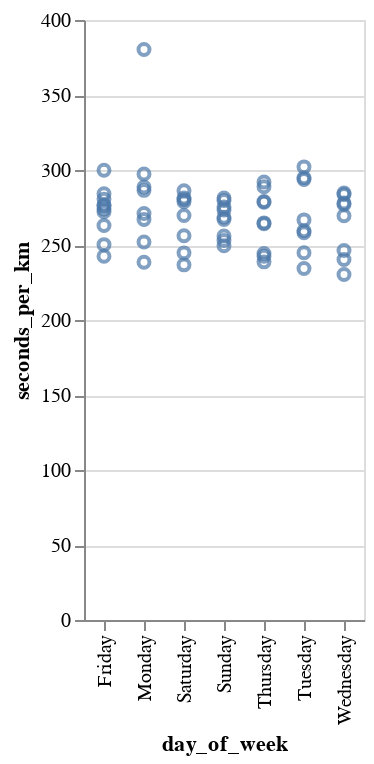

Source (notebook cell):
### Code cell
alt.Chart(df).mark_point().encode(
    # x,y,color,shape,size
    # x='seconds_per_km:Q',
    # y="day_of_week:N"
    alt.X('day_of_week'),
    alt.Y('seconds_per_km')
).interactive()

### Figure 1 — Vega-Lite specification as saved in the notebook (floating-point values rounded to 4 significant figures)
{"$schema": "https://vega.github.io/schema/vega-lite/v4.17.0.json", "config": {"view": {"continuousHeight": 300, "continuousWidth": 400}}, "data": {"name": "data-a70c642cf22640432d4dc423faecc8d5"}, "datasets": {"data-a70c642cf22640432d4dc423faecc8d5": [{"Unnamed: 0": 182, "avgPace(/meter)": 0.3787, "calories(kcal)": 71, "date": "2022-01-10 20:39", "day_of_week": "Monday", "distance(m)": 1191, "distance_rounded": 1, "maxPace(/meter)": 7.246, "minPace(/meter)": 0.2501, "seconds_per_km": 380.4, "speed_per_km": "06:20.35", "sportTime(s)": 453, "startTime": "2022-01-10T13:39:17+00:00", "type": 1}, {"Unnamed: 0": 178, "avgPace(/meter)": 0.2878, "calories(kcal)": 60, "date": "2022-01-13 16:23", "day_of_week": "Thursday", "distance(m)": 1004, "distance_rounded": 1, "maxPace(/meter)": 2.342, "minPace(/meter)": 0.1982, "seconds_per_km": 288.8, "speed_per_km": "04:48.84", "sportTime(s)": 290, "startTime": "2022-01-13T09:23:16+00:00", "type": 1}, {"Unnamed: 0": 176, "avgPace(/meter)": 0.2637, "calories(kcal)": 39, "date": "2022-02-03 17:41", "day_of_week": "Thursday", "distance(m)": 1001, "distance_rounded": 1, "maxPace(/meter)": 0.609, "minPace(/meter)": 0.1993, "seconds_per_km": 264.7, "speed_per_km": "04:24.74", "sportTime(s)": 265, "startTime": "2022-02-03T10:41:12+00:00", "type": 1}, {"Unnamed: 0": 172, "avgPace(/meter)": 0.2803, "calories(kcal)": 50, "date": "2022-02-05 18:46", "day_of_week": "Saturday", "distance(m)": 1006, "distance_rounded": 1, "maxPace(/meter)": 0.6911, "minPace(/meter)": 0.229, "seconds_per_km": 281.3, "speed_per_km": "04:41.31", "sportTime(s)": 283, "startTime": "2022-02-05T11:46:47+00:00", "type": 1}, {"Unnamed: 0": 169, "avgPace(/meter)": 0.2675, "calories(kcal)": 34, "date": "2022-02-06 18:36", "day_of_week": "Sunday", "distance(m)": 1013, "distance_rounded": 1, "maxPace(/meter)": 0.6361, "minPace(/meter)": 0.2325, "seconds_per_km": 268.5, "speed_per_km": "04:28.51", "sportTime(s)": 272, "startTime": "2022-02-06T11:36:48+00:00", "type": 1}, {"Unnamed: 0": 166, "avgPace(/meter)": 0.26, "calories(kcal)": 39, "date": "2022-02-11 18:49", "day_of_week": "Friday", "distance(m)": 1004, "distance_rounded": 1, "maxPace(/meter)": 0.788, "minPace(/meter)": 0.198, "seconds_per_km": 262.9, "speed_per_km": "04:22.95", "sportTime(s)": 264, "startTime": "2022-02-11T11:49:54+00:00", "type": 1}, {"Unnamed: 0": 163, "avgPace(/meter)": 0.2552, "calories(kcal)": 44, "date": "2022-02-12 18:25", "day_of_week": "Saturday", "distance(m)": 1011, "distance_rounded": 1, "maxPace(/meter)": 0.5571, "minPace(/meter)": 0.1928, "seconds_per_km": 256.2, "speed_per_km": "04:16.18", "sportTime(s)": 259, "startTime": "2022-02-12T11:25:02+00:00", "type": 1}, {"Unnamed: 0": 161, "avgPace(/meter)": 0.255, "calories(kcal)": 37, "date": "2022-02-13 18:09", "day_of_week": "Sunday", "distance(m)": 1000, "distance_rounded": 1, "maxPace(/meter)": 0.576, "minPace(/meter)": 0.194, "seconds_per_km": 256, "speed_per_km": "04:16.00", "sportTime(s)": 256, "startTime": "2022-02-13T11:09:12+00:00", "type": 1}, {"Unnamed: 0": 157, "avgPace(/meter)": 0.2854, "calories(kcal)": 43, "date": "2022-02-14 18:50", "day_of_week": "Monday", "distance(m)": 1002, "distance_rounded": 1, "maxPace(/meter)": 0.7446, "minPace(/meter)": 0.2587, "seconds_per_km": 286.4, "speed_per_km": "04:46.43", "sportTime(s)": 287, "startTime": "2022-02-14T11:50:09+00:00", "type": 1}, {"Unnamed: 0": 155, "avgPace(/meter)": 0.2827, "calories(kcal)": 60, "date": "2022-02-16 18:12", "day_of_week": "Wednesday", "distance(m)": 1001, "distance_rounded": 1, "maxPace(/meter)": 2.165, "minPace(/meter)": 0.1834, "seconds_per_km": 283.7, "speed_per_km": "04:43.72", "sportTime(s)": 284, "startTime": "2022-02-16T11:12:40+00:00", "type": 1}, {"Unnamed: 0": 152, "avgPace(/meter)": 0.2793, "calories(kcal)": 55, "date": "2022-03-05 07:10", "day_of_week": "Saturday", "distance(m)": 1006, "distance_rounded": 1, "maxPace(/meter)": 0.6154, "minPace(/meter)": 0.2083, "seconds_per_km": 280.3, "speed_per_km": "04:40.32", "sportTime(s)": 282, "startTime": "2022-03-05T00:10:22+00:00", "type": 1}, {"Unnamed: 0": 150, "avgPace(/meter)": 0.2796, "calories(kcal)": 47, "date": "2022-03-18 18:26", "day_of_week": "Friday", "distance(m)": 1005, "distance_rounded": 1, "maxPace(/meter)": 0.8749, "minPace(/meter)": 0.2372, "seconds_per_km": 280.6, "speed_per_km": "04:40.60", "sportTime(s)": 282, "startTime": "2022-03-18T11:26:11+00:00", "type": 1}, {"Unnamed: 0": 146, "avgPace(/meter)": 0.2964, "calories(kcal)": 57, "date": "2022-03-28 18:45", "day_of_week": "Monday", "distance(m)": 1046, "distance_rounded": 1, "maxPace(/meter)": 0.639, "minPace(/meter)": 0.2149, "seconds_per_km": 297.3, "speed_per_km": "04:57.32", "sportTime(s)": 311, "startTime": "2022-03-28T11:45:13+00:00", "type": 1}, {"Unnamed: 0": 144, "avgPace(/meter)": 0.3011, "calories(kcal)": 57, "date": "2022-03-29 19:02", "day_of_week": "Tuesday", "distance(m)": 1003, "distance_rounded": 1, "maxPace(/meter)": 0.6835, "minPace(/meter)": 0.2301, "seconds_per_km": 302.1, "speed_per_km": "05:2.09", "sportTime(s)": 303, "startTime": "2022-03-29T12:02:25+00:00", "type": 1}, {"Unnamed: 0": 142, "avgPace(/meter)": 0.2837, "calories(kcal)": 49, "date": "2022-03-30 18:52", "day_of_week": "Wednesday", "distance(m)": 1001, "distance_rounded": 1, "maxPace(/meter)": 0.4753, "minPace(/meter)": 0.1658, "seconds_per_km": 284.7, "speed_per_km": "04:44.72", "sportTime(s)": 285, "startTime": "2022-03-30T11:52:16+00:00", "type": 1}, {"Unnamed: 0": 140, "avgPace(/meter)": 0.27, "calories(kcal)": 48, "date": "2022-04-04 17:57", "day_of_week": "Monday", "distance(m)": 1000, "distance_rounded": 1, "maxPace(/meter)": 0.7117, "minPace(/meter)": 0.2248, "seconds_per_km": 271, "speed_per_km": "04:31.00", "sportTime(s)": 271, "startTime": "2022-04-04T10:57:56+00:00", "type": 1}, {"Unnamed: 0": 137, "avgPace(/meter)": 0.273, "calories(kcal)": 51, "date": "2022-04-08 18:39", "day_of_week": "Friday", "distance(m)": 1000, "distance_rounded": 1, "maxPace(/meter)": 0.6707, "minPace(/meter)": 0.2315, "seconds_per_km": 274, "speed_per_km": "04:34.00", "sportTime(s)": 274, "startTime": "2022-04-08T11:39:28+00:00", "type": 1}, {"Unnamed: 0": 134, "avgPace(/meter)": 0.2744, "calories(kcal)": 45, "date": "2022-04-10 18:41", "day_of_week": "Sunday", "distance(m)": 1006, "distance_rounded": 1, "maxPace(/meter)": 0.6873, "minPace(/meter)": 0.2137, "seconds_per_km": 275.3, "speed_per_km": "04:35.35", "sportTime(s)": 277, "startTime": "2022-04-10T11:41:58+00:00", "type": 1}, {"Unnamed: 0": 131, "avgPace(/meter)": 0.277, "calories(kcal)": 44, "date": "2022-04-13 17:48", "day_of_week": "Wednesday", "distance(m)": 1000, "distance_rounded": 1, "maxPace(/meter)": 0.7634, "minPace(/meter)": 0.2038, "seconds_per_km": 278, "speed_per_km": "04:38.00", "sportTime(s)": 278, "startTime": "2022-04-13T10:48:11+00:00", "type": 1}, {"Unnamed: 0": 128, "avgPace(/meter)": 0.2756, "calories(kcal)": 39, "date": "2022-04-15 16:54", "day_of_week": "Friday", "distance(m)": 1005, "distance_rounded": 1, "maxPace(/meter)": 0.7968, "minPace(/meter)": 0.244, "seconds_per_km": 276.6, "speed_per_km": "04:36.62", "sportTime(s)": 278, "startTime": "2022-04-15T09:54:21+00:00", "type": 1}, {"Unnamed: 0": 125, "avgPace(/meter)": 0.2939, "calories(kcal)": 62, "date": "2022-04-26 18:40", "day_of_week": "Tuesday", "distance(m)": 1201, "distance_rounded": 1, "maxPace(/meter)": 1.115, "minPace(/meter)": 0.1997, "seconds_per_km": 294.8, "speed_per_km": "04:54.75", "sportTime(s)": 354, "startTime": "2022-04-26T11:40:21+00:00", "type": 1}, {"Unnamed: 0": 123, "avgPace(/meter)": 0.2685, "calories(kcal)": 48, "date": "2022-04-27 18:31", "day_of_week": "Wednesday", "distance(m)": 1002, "distance_rounded": 1, "maxPace(/meter)": 0.6803, "minPace(/meter)": 0.2187, "seconds_per_km": 269.5, "speed_per_km": "04:29.46", "sportTime(s)": 270, "startTime": "2022-04-27T11:31:56+00:00", "type": 1}, {"Unnamed: 0": 121, "avgPace(/meter)": 0.2774, "calories(kcal)": 50, "date": "2022-04-28 17:37", "day_of_week": "Thursday", "distance(m)": 1002, "distance_rounded": 1, "maxPace(/meter)": 0.8052, "minPace(/meter)": 0.221, "seconds_per_km": 278.4, "speed_per_km": "04:38.44", "sportTime(s)": 279, "startTime": "2022-04-28T10:37:51+00:00", "type": 1}, {"Unnamed: 0": 119, "avgPace(/meter)": 0.2974, "calories(kcal)": 89, "date": "2022-04-29 18:01", "day_of_week": "Friday", "distance(m)": 1651, "distance_rounded": 1, "maxPace(/meter)": 1.217, "minPace(/meter)": 0.2073, "seconds_per_km": 299.8, "speed_per_km": "04:59.82", "sportTime(s)": 495, "startTime": "2022-04-29T11:01:29+00:00", "type": 1}, {"Unnamed: 0": 117, "avgPace(/meter)": 0.2803, "calories(kcal)": 41, "date": "2022-05-01 16:48", "day_of_week": "Sunday", "distance(m)": 1006, "distance_rounded": 1, "maxPace(/meter)": 0.8224, "minPace(/meter)": 0.2239, "seconds_per_km": 281.3, "speed_per_km": "04:41.31", "sportTime(s)": 283, "startTime": "2022-05-01T09:48:50+00:00", "type": 1}, {"Unnamed: 0": 112, "avgPace(/meter)": 0.2761, "calories(kcal)": 42, "date": "2022-05-04 18:52", "day_of_week": "Wednesday", "distance(m)": 1007, "distance_rounded": 1, "maxPace(/meter)": 0.6135, "minPace(/meter)": 0.2112, "seconds_per_km": 277.1, "speed_per_km": "04:37.06", "sportTime(s)": 279, "startTime": "2022-05-04T11:52:29+00:00", "type": 1}, {"Unnamed: 0": 110, "avgPace(/meter)": 0.291, "calories(kcal)": 52, "date": "2022-05-05 18:15", "day_of_week": "Thursday", "distance(m)": 1000, "distance_rounded": 1, "maxPace(/meter)": 0.7042, "minPace(/meter)": 0.216, "seconds_per_km": 292, "speed_per_km": "04:52.00", "sportTime(s)": 292, "startTime": "2022-05-05T11:15:38+00:00", "type": 1}, {"Unnamed: 0": 107, "avgPace(/meter)": 0.2712, "calories(kcal)": 47, "date": "2022-05-06 17:16", "day_of_week": "Friday", "distance(m)": 1003, "distance_rounded": 1, "maxPace(/meter)": 0.7022, "minPace(/meter)": 0.2276, "seconds_per_km": 272.2, "speed_per_km": "04:32.18", "sportTime(s)": 273, "startTime": "2022-05-06T10:16:48+00:00", "type": 1}, {"Unnamed: 0": 104, "avgPace(/meter)": 0.278, "calories(kcal)": 52, "date": "2022-05-07 16:47", "day_of_week": "Saturday", "distance(m)": 1040, "distance_rounded": 1, "maxPace(/meter)": 212, "minPace(/meter)": 0.2129, "seconds_per_km": 278.8, "speed_per_km": "04:38.85", "sportTime(s)": 290, "startTime": "2022-05-07T09:47:30+00:00", "type": 1}, {"Unnamed: 0": 102, "avgPace(/meter)": 0.279, "calories(kcal)": 56, "date": "2022-05-08 18:24", "day_of_week": "Sunday", "distance(m)": 1026, "distance_rounded": 1, "maxPace(/meter)": 225, "minPace(/meter)": 0.2221, "seconds_per_km": 279.7, "speed_per_km": "04:39.73", "sportTime(s)": 287, "startTime": "2022-05-08T11:24:19+00:00", "type": 1}, {"Unnamed: 0": 99, "avgPace(/meter)": 0.278, "calories(kcal)": 59, "date": "2022-05-12 18:36", "day_of_week": "Thursday", "distance(m)": 1007, "distance_rounded": 1, "maxPace(/meter)": 178, "minPace(/meter)": 0.1781, "seconds_per_km": 279.0, "speed_per_km": "04:39.05", "sportTime(s)": 281, "startTime": "2022-05-12T11:36:50+00:00", "type": 1}, {"Unnamed: 0": 96, "avgPace(/meter)": 0.283, "calories(kcal)": 55, "date": "2022-05-13 18:36", "day_of_week": "Friday", "distance(m)": 1024, "distance_rounded": 1, "maxPace(/meter)": 201, "minPace(/meter)": 0.2015, "seconds_per_km": 284.2, "speed_per_km": "04:44.18", "sportTime(s)": 291, "startTime": "2022-05-13T11:36:23+00:00", "type": 1}, {"Unnamed: 0": 92, "avgPace(/meter)": 0.273, "calories(kcal)": 51, "date": "2022-05-15 18:36", "day_of_week": "Sunday", "distance(m)": 1028, "distance_rounded": 1, "maxPace(/meter)": 197, "minPace(/meter)": 0.1974, "seconds_per_km": 273.3, "speed_per_km": "04:33.35", "sportTime(s)": 281, "startTime": "2022-05-15T11:36:24+00:00", "type": 1}, {"Unnamed: 0": 89, "avgPace(/meter)": 0.288, "calories(kcal)": 63, "date": "2022-05-16 18:31", "day_of_week": "Monday", "distance(m)": 1046, "distance_rounded": 1, "maxPace(/meter)": 210, "minPace(/meter)": 0.2106, "seconds_per_km": 288.7, "speed_per_km": "04:48.72", "sportTime(s)": 302, "startTime": "2022-05-16T11:31:34+00:00", "type": 1}, {"Unnamed: 0": 86, "avgPace(/meter)": 0.293, "calories(kcal)": 63, "date": "2022-05-17 18:15", "day_of_week": "Tuesday", "distance(m)": 1049, "distance_rounded": 1, "maxPace(/meter)": 237, "minPace(/meter)": 0.2227, "seconds_per_km": 293.6, "speed_per_km": "04:53.61", "sportTime(s)": 308, "startTime": "2022-05-17T11:15:00+00:00", "type": 1}, {"Unnamed: 0": 82, "avgPace(/meter)": 0.2841, "calories(kcal)": 50.03, "date": "2022-05-21 20:48", "day_of_week": "Saturday", "distance(m)": 1003, "distance_rounded": 1, "maxPace(/meter)": 0.6219, "minPace(/meter)": 0.2232, "seconds_per_km": 286.1, "speed_per_km": "04:46.14", "sportTime(s)": 287, "startTime": "2022-05-21T13:48:24+00:00", "type": 1}, {"Unnamed: 0": 79, "avgPace(/meter)": 0.265, "calories(kcal)": 44.08, "date": "2022-05-22 17:22", "day_of_week": "Sunday", "distance(m)": 1000, "distance_rounded": 1, "maxPace(/meter)": 0.815, "minPace(/meter)": 0.2136, "seconds_per_km": 267, "speed_per_km": "04:27.00", "sportTime(s)": 267, "startTime": "2022-05-22T10:22:47+00:00", "type": 1}, {"Unnamed: 0": 76, "avgPace(/meter)": 0.265, "calories(kcal)": 50.33, "date": "2022-05-23 18:46", "day_of_week": "Monday", "distance(m)": 1000, "distance_rounded": 1, "maxPace(/meter)": 0.668, "minPace(/meter)": 0.2187, "seconds_per_km": 267, "speed_per_km": "04:27.00", "sportTime(s)": 267, "startTime": "2022-05-23T11:46:59+00:00", "type": 1}, {"Unnamed: 0": 73, "avgPace(/meter)": 0.2647, "calories(kcal)": 44.15, "date": "2022-05-24 18:54", "day_of_week": "Tuesday", "distance(m)": 1001, "distance_rounded": 1, "maxPace(/meter)": 0.9251, "minPace(/meter)": 0.2227, "seconds_per_km": 266.7, "speed_per_km": "04:26.73", "sportTime(s)": 267, "startTime": "2022-05-24T11:54:01+00:00", "type": 1}, {"Unnamed: 0": 70, "avgPace(/meter)": 0.2353, "calories(kcal)": 40.81, "date": "2022-05-25 17:56", "day_of_week": "Wednesday", "distance(m)": 1003, "distance_rounded": 1, "maxPace(/meter)": 0.9066, "minPace(/meter)": 0.1197, "seconds_per_km": 240.3, "speed_per_km": "04:0.28", "sportTime(s)": 241, "startTime": "2022-05-25T10:56:04+00:00", "type": 1}, {"Unnamed: 0": 67, "avgPace(/meter)": 0.2622, "calories(kcal)": 53.12, "date": "2022-05-26 17:17", "day_of_week": "Thursday", "distance(m)": 1003, "distance_rounded": 1, "maxPace(/meter)": 0.558, "minPace(/meter)": 0.1968, "seconds_per_km": 264.2, "speed_per_km": "04:24.21", "sportTime(s)": 265, "startTime": "2022-05-26T10:17:38+00:00", "type": 1}, {"Unnamed: 0": 64, "avgPace(/meter)": 0.2742, "calories(kcal)": 43.04, "date": "2022-05-27 18:35", "day_of_week": "Friday", "distance(m)": 1003, "distance_rounded": 1, "maxPace(/meter)": 0.757, "minPace(/meter)": 0.2449, "seconds_per_km": 276.2, "speed_per_km": "04:36.17", "sportTime(s)": 277, "startTime": "2022-05-27T11:35:19+00:00", "type": 1}, {"Unnamed: 0": 61, "avgPace(/meter)": 0.2677, "calories(kcal)": 51.33, "date": "2022-05-28 17:39", "day_of_week": "Saturday", "distance(m)": 1005, "distance_rounded": 1, "maxPace(/meter)": 0.6452, "minPace(/meter)": 0.2224, "seconds_per_km": 269.7, "speed_per_km": "04:29.65", "sportTime(s)": 271, "startTime": "2022-05-28T10:39:29+00:00", "type": 1}, {"Unnamed: 0": 58, "avgPace(/meter)": 0.251, "calories(kcal)": 41, "date": "2022-05-29 18:19", "day_of_week": "Sunday", "distance(m)": 1000, "distance_rounded": 1, "maxPace(/meter)": 0.4274, "minPace(/meter)": 0.1839, "seconds_per_km": 253, "speed_per_km": "04:13.00", "sportTime(s)": 253, "startTime": "2022-05-29T11:19:12+00:00", "type": 1}, {"Unnamed: 0": 55, "avgPace(/meter)": 0.25, "calories(kcal)": 48.92, "date": "2022-05-30 18:55", "day_of_week": "Monday", "distance(m)": 1004, "distance_rounded": 1, "maxPace(/meter)": 0.4058, "minPace(/meter)": 0.1746, "seconds_per_km": 252.0, "speed_per_km": "04:11.99", "sportTime(s)": 253, "startTime": "2022-05-30T11:55:16+00:00", "type": 1}, {"Unnamed: 0": 52, "avgPace(/meter)": 0.2575, "calories(kcal)": 49.91, "date": "2022-05-31 18:42", "day_of_week": "Tuesday", "distance(m)": 1006, "distance_rounded": 1, "maxPace(/meter)": 0.5513, "minPace(/meter)": 0.203, "seconds_per_km": 259.4, "speed_per_km": "04:19.44", "sportTime(s)": 261, "startTime": "2022-05-31T11:42:33+00:00", "type": 1}, {"Unnamed: 0": 49, "avgPace(/meter)": 0.2483, "calories(kcal)": 45.2, "date": "2022-06-03 18:03", "day_of_week": "Friday", "distance(m)": 1003, "distance_rounded": 1, "maxPace(/meter)": 0.8258, "minPace(/meter)": 0.1627, "seconds_per_km": 250.2, "speed_per_km": "04:10.25", "sportTime(s)": 251, "startTime": "2022-06-03T11:03:24+00:00", "type": 1}, {"Unnamed: 0": 46, "avgPace(/meter)": 0.2428, "calories(kcal)": 51.81, "date": "2022-06-04 18:38", "day_of_week": "Saturday", "distance(m)": 1001, "distance_rounded": 1, "maxPace(/meter)": 0.5981, "minPace(/meter)": 0.2102, "seconds_per_km": 244.8, "speed_per_km": "04:4.76", "sportTime(s)": 245, "startTime": "2022-06-04T11:38:21+00:00", "type": 1}, {"Unnamed: 0": 43, "avgPace(/meter)": 0.2348, "calories(kcal)": 30.82, "date": "2022-06-11 17:38", "day_of_week": "Saturday", "distance(m)": 1001, "distance_rounded": 1, "maxPace(/meter)": 0.5176, "minPace(/meter)": 0.1971, "seconds_per_km": 236.8, "speed_per_km": "03:56.76", "sportTime(s)": 237, "startTime": "2022-06-11T10:38:27+00:00", "type": 1}, {"Unnamed: 0": 39, "avgPace(/meter)": 0.2475, "calories(kcal)": 51.79, "date": "2022-06-12 17:47", "day_of_week": "Sunday", "distance(m)": 1006, "distance_rounded": 1, "maxPace(/meter)": 0.6472, "minPace(/meter)": 0.2005, "seconds_per_km": 249.5, "speed_per_km": "04:9.50", "sportTime(s)": 251, "startTime": "2022-06-12T10:47:29+00:00", "type": 1}, {"Unnamed: 0": 36, "avgPace(/meter)": 0.2562, "calories(kcal)": 56.05, "date": "2022-06-14 19:03", "day_of_week": "Tuesday", "distance(m)": 1003, "distance_rounded": 1, "maxPace(/meter)": 0.5627, "minPace(/meter)": 0.1935, "seconds_per_km": 258.2, "speed_per_km": "04:18.23", "sportTime(s)": 259, "startTime": "2022-06-14T12:03:23+00:00", "type": 1}, {"Unnamed: 0": 32, "avgPace(/meter)": 0.2443, "calories(kcal)": 47.92, "date": "2022-06-15 18:46", "day_of_week": "Wednesday", "distance(m)": 1011, "distance_rounded": 1, "maxPace(/meter)": 0.5219, "minPace(/meter)": 0.1885, "seconds_per_km": 246.3, "speed_per_km": "04:6.29", "sportTime(s)": 249, "startTime": "2022-06-15T11:46:25+00:00", "type": 1}, {"Unnamed: 0": 27, "avgPace(/meter)": 0.2405, "calories(kcal)": 33.65, "date": "2022-06-16 18:03", "day_of_week": "Thursday", "distance(m)": 1002, "distance_rounded": 1, "maxPace(/meter)": 0.5764, "minPace(/meter)": 0.1971, "seconds_per_km": 242.5, "speed_per_km": "04:2.51", "sportTime(s)": 243, "startTime": "2022-06-16T11:03:28+00:00", "type": 1}, {"Unnamed: 0": 23, "avgPace(/meter)": 0.2405, "calories(kcal)": 48.66, "date": "2022-06-17 18:03", "day_of_week": "Friday", "distance(m)": 1002, "distance_rounded": 1, "maxPace(/meter)": 0.4713, "minPace(/meter)": 0.1802, "seconds_per_km": 242.5, "speed_per_km": "04:2.51", "sportTime(s)": 243, "startTime": "2022-06-17T11:03:58+00:00", "type": 1}, {"Unnamed: 0": 18, "avgPace(/meter)": 0.2428, "calories(kcal)": 45, "date": "2022-06-21 19:23", "day_of_week": "Tuesday", "distance(m)": 1009, "distance_rounded": 1, "maxPace(/meter)": 0.5322, "minPace(/meter)": 0.1881, "seconds_per_km": 244.8, "speed_per_km": "04:4.80", "sportTime(s)": 247, "startTime": "2022-06-21T12:23:33+00:00", "type": 1}, {"Unnamed: 0": 15, "avgPace(/meter)": 0.2423, "calories(kcal)": 49.76, "date": "2022-06-23 18:16", "day_of_week": "Thursday", "distance(m)": 1003, "distance_rounded": 1, "maxPace(/meter)": 0.627, "minPace(/meter)": 0.1883, "seconds_per_km": 244.3, "speed_per_km": "04:4.27", "sportTime(s)": 245, "startTime": "2022-06-23T11:16:47+00:00", "type": 1}, {"Unnamed: 0": 10, "avgPace(/meter)": 0.2365, "calories(kcal)": 48.67, "date": "2022-06-27 18:45", "day_of_week": "Monday", "distance(m)": 1002, "distance_rounded": 1, "maxPace(/meter)": 0.6246, "minPace(/meter)": 0.1815, "seconds_per_km": 238.5, "speed_per_km": "03:58.52", "sportTime(s)": 239, "startTime": "2022-06-27T11:45:38+00:00", "type": 1}, {"Unnamed: 0": 7, "avgPace(/meter)": 0.2323, "calories(kcal)": 39.65, "date": "2022-06-28 18:07", "day_of_week": "Tuesday", "distance(m)": 1003, "distance_rounded": 1, "maxPace(/meter)": 0.4755, "minPace(/meter)": 0.1836, "seconds_per_km": 234.3, "speed_per_km": "03:54.30", "sportTime(s)": 235, "startTime": "2022-06-28T11:07:21+00:00", "type": 1}, {"Unnamed: 0": 4, "avgPace(/meter)": 0.2283, "calories(kcal)": 33.62, "date": "2022-06-29 19:02", "day_of_week": "Wednesday", "distance(m)": 1003, "distance_rounded": 1, "maxPace(/meter)": 0.5453, "minPace(/meter)": 0.1936, "seconds_per_km": 230.3, "speed_per_km": "03:50.31", "sportTime(s)": 231, "startTime": "2022-06-29T12:02:34+00:00", "type": 1}, {"Unnamed: 0": 1, "avgPace(/meter)": 0.2368, "calories(kcal)": 36.82, "date": "2022-06-30 19:31", "day_of_week": "Thursday", "distance(m)": 1001, "distance_rounded": 1, "maxPace(/meter)": 0.6545, "minPace(/meter)": 0.1648, "seconds_per_km": 238.8, "speed_per_km": "03:58.76", "sportTime(s)": 239, "startTime": "2022-06-30T12:31:18+00:00", "type": 1}]}, "encoding": {"x": {"field": "day_of_week", "type": "nominal"}, "y": {"field": "seconds_per_km", "type": "quantitative"}}, "mark": "point", "selection": {"selector002": {"bind": "scales", "encodings": ["x", "y"], "type": "interval"}}}
